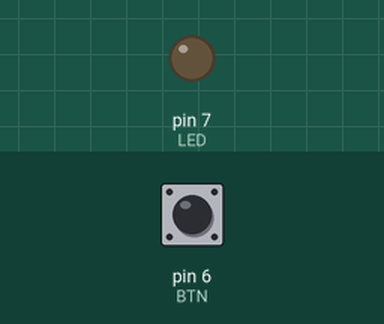
Simulated run of this sketch. Board: Arduino Uno, built with avr-gcc and run on an emulated ATmega328P. Shown: output pins drawn as LEDs (lit = HIGH). The test bench sets the inputs (shaded band); at power-on: pin 6 (BTN) HIGH. What the sketch prints to the serial monitor is not drawn.

Above: at 1.2 s.
1.3 s: pin 6 (BTN) pulled LOW for 0.25 s
At 1.51 s:
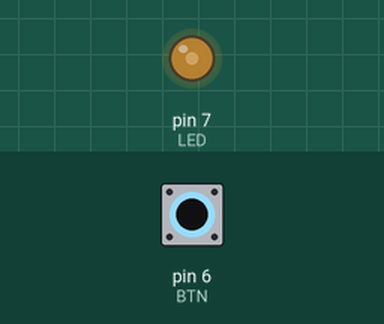
4.3 s: pin 6 (BTN) pulled LOW for 1 s
At 7.0 s:
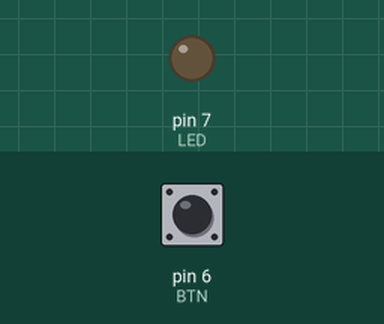
7.3 s: pin 6 (BTN) pulled LOW for 3.2 s
At 8.75 s:
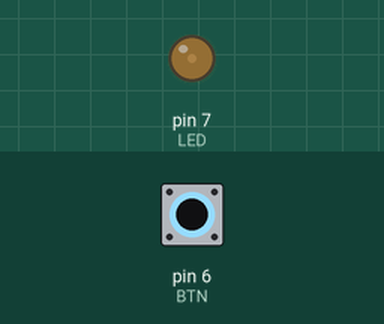
12.0 s: pin 6 (BTN) driven LOW
Timing chart, 0 to 18.2 s (numbered marks = the images above; inputs shaded):
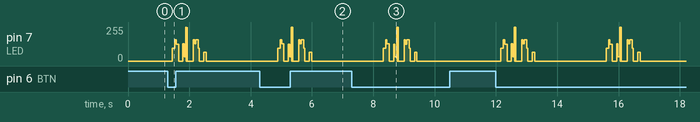

The sketch:

VLCSenderDemo.ino
```cpp
/*
 * INF471C - Connected Objects and the Internet of Things (IoT)
 * Visible light communication with synchronization
 * Ilja Tihhanovski
 *
 * Sender sketch
 */

#define LED 7
#define BTN 6

#include "VLCSender.h"

#define SENDER_PERIOD 5000  //In microseconds
#define PACKET_SIZE 5       //Packet size (bytes). With packet longer than 10 bytes will drift out of synchrony

VLCSender sender;

void setup() {

  // Setup pin, start serial
  pinMode(BTN, INPUT_PULLUP);
  Serial.begin(9600);
  while(!Serial);

  // Initialize sender with LED, bit duration in usec and packet size
  sender.begin(LED, SENDER_PERIOD, PACKET_SIZE);

  Serial.println("Press the button to send");
}

bool pressed;

void loop() {

  if(digitalRead(BTN) == LOW)
  {
    // If button is pressed, transmit
    sender.printSync("Hello, Arduino!!!");
    delay(2000);
  }
  delay(200);
}
```

VLCSender.h
```cpp
/*
 * INF471C - Connected Objects and the Internet of Things (IoT)
 * Visible light communication with synchronization
 * Ilja Tihhanovski
 *
 * Sender library
 */

class VLCSender{

  uint8_t pinToWrite;
  uint8_t byteToSend;
  uint8_t bitToSend = 127;
  unsigned long bitDelay;
  unsigned long packetSize;
  unsigned long nextBitTime = 0;

  public:

  // Sender Initialization
  void begin(uint8_t pin, unsigned long msecPerByte, unsigned int packetSize) {
    pinToWrite = pin;
    this->packetSize = packetSize;
    bitDelay = msecPerByte;
    pinMode(LED, pinToWrite);
  }

  // Preamble is one byte 10101010 sent with double speed
  void sendPreamble()
  {
    Serial.println("Preamble started");
    unsigned long bitDelaySaved = bitDelay; // Save normal speed
    bitDelay /= 2;                          // Make speed 2x higher
    sendSync(0b10101010);                   // Transmit 10101010
    bitDelay = bitDelaySaved;               // Recover old normal speed
    Serial.println("\nPreamble finished");
  }

  // After each packet we must send IDLE signal.
  // Idle is just long enough LOW period.
  // Empirically I found that three bytes of 0 is long enough.
  void sendIdle()
  {
    while(micros() < nextBitTime)       // Output last bit of the last byte
      delayMicroseconds(50);            // We cant just do delayMicroseconds(200000), it will not work
    Serial.println("\nSending idle");
    sendSync(0);
    sendSync(0);
    sendSync(0);
  }

  // Send the message
  void printSync(String s) {

    for(size_t i = 0; i < s.length(); i++)    // For every byte in message
    {
      if(i % packetSize == 0)                 // If packet is over
      {
        if(i > 0)                             // Output IDLE after every packet
          sendIdle();
        sendPreamble();                       // Sent the PREAMBLE before every packet
      }

      sendSync(s[i]);                         // Output the byte
      Serial.println("");

    }
    sendIdle();                               // Output IDLE after last packet
  }

  // Output one byte synchronously
  void sendSync(uint8_t b)
  {
    send(b);
    while(stillSending())
      loop();
  }

  // Start asynchronous sending of one byte
  void send(uint8_t b)
  {
    Serial.print("send '");
    Serial.print((char)b);
    Serial.print("' = ");
    Serial.print(b, BIN);
    Serial.print(" ");
    byteToSend = b;
    bitToSend = 0b10000000; //first we send highest bit
  }

  // True if there are still bits to send in current byte
  inline bool stillSending() {
    return bitToSend;
  }

  // Bit sending loop
  void loop() {
    if(stillSending())
    {
      unsigned long t = micros();
      if(t >= nextBitTime) {
        nextBitTime = t + bitDelay;
        digitalWrite(pinToWrite, bitToSend & byteToSend);     // Output current bit of byte we send
        Serial.print("");
        Serial.print(bitToSend & byteToSend ? 1 : 0);
        bitToSend = bitToSend >> 1;                           // Move to the next bit
      }
    }
  }

};
```
